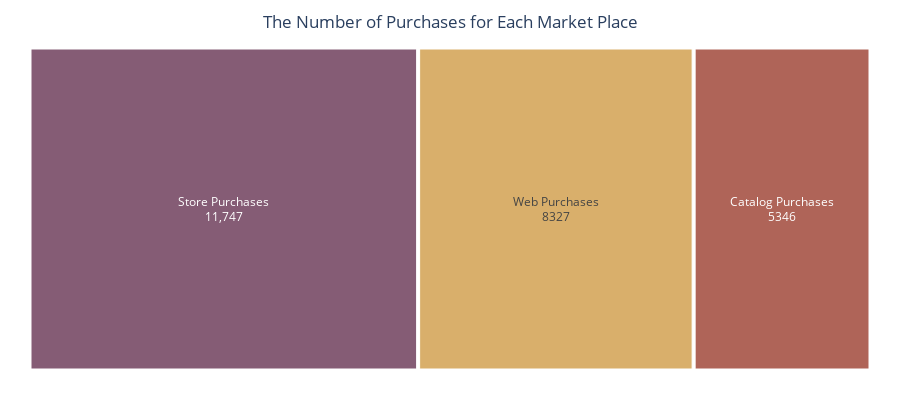

The notebook cell saved with this chart:
### Code cell
columns = ['NumWebPurchases', 'NumCatalogPurchases', 'NumStorePurchases']
columns_new = ['Web Purchases', 'Catalog Purchases', 'Store Purchases']

total = df[columns].sum()
total.index = columns_new
total = total.reset_index(name='total')

fig = px.treemap(total, path=['index'],values='total', width=900, height=400,
                 color_discrete_sequence=px.colors.qualitative.Antique)

fig.data[0].textinfo = 'label+text+value'
fig.update_layout(margin = dict(t=25, l=25, r=25, b=25),
                  title_text='The Number of Purchases for Each Market Place',
                  title_x = 0.5,
                  title_y = 0.96)
fig.update_traces(textposition='middle center')
fig.layout.hovermode = False

fig.show()

### Figure 1 — Plotly figure (JSON) as saved in the notebook; plotly's stock layout.template omitted (floating-point values rounded to 4 significant figures)
{"data": [{"branchvalues": "total", "domain": {"x": [0, 1], "y": [0, 1]}, "hovertemplate": "labels=%{label}<br>total=%{value}<br>parent=%{parent}<br>id=%{id}<extra></extra>", "ids": ["Catalog Purchases", "Store Purchases", "Web Purchases"], "labels": ["Catalog Purchases", "Store Purchases", "Web Purchases"], "name": "", "parents": ["", "", ""], "textinfo": "label+text+value", "textposition": "middle center", "type": "treemap", "values": [5346, 11747, 8327]}], "layout": {"height": 400, "hovermode": false, "legend": {"tracegroupgap": 0}, "margin": {"b": 25, "l": 25, "r": 25, "t": 25}, "title": {"text": "The Number of Purchases for Each Market Place", "x": 0.5, "y": 0.96}, "treemapcolorway": ["rgb(133, 92, 117)", "rgb(217, 175, 107)", "rgb(175, 100, 88)", "rgb(115, 111, 76)", "rgb(82, 106, 131)", "rgb(98, 83, 119)", "rgb(104, 133, 92)", "rgb(156, 156, 94)", "rgb(160, 97, 119)", "rgb(140, 120, 93)", "rgb(124, 124, 124)"], "width": 900}}
